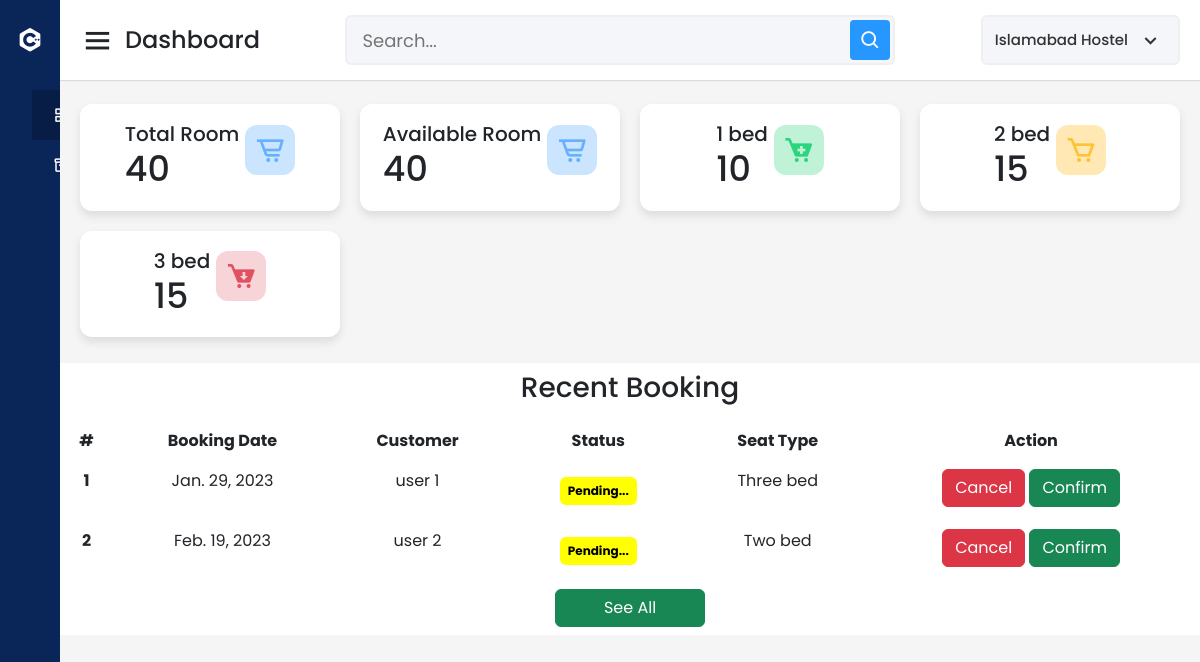
The page /hosteldashboard/ (signed in) on the database its author committed.
### Hostel_app/models.py (models this page shows, shortened)
class Registeredhostels(models.Model):
    name = models.CharField(max_length=100, null=True, default='')
    hostel_number = models.PositiveBigIntegerField(default=0)
    hostel_img = models.ImageField(upload_to="Hostel_img/", null=True, blank=True)
    email = models.EmailField(default='')
    password = models.CharField(max_length=100, default='')
    address = models.TextField(max_length=300, default="", null=True, blank=True)
    city = models.TextField(max_length=100, default='')
    Total_rooms = models.PositiveIntegerField(default=0)
    Available_rooms = models.PositiveIntegerField(default=0)
    One_bed_rooms = models.PositiveIntegerField(default=0)
    Onebed_per_seat_price = models.PositiveIntegerField(default=0)
    Two_bed_rooms = models.PositiveIntegerField(default=0)
    Two_bed_per_seat_price = models.PositiveIntegerField(default=0)
    Three_bed_rooms = models.PositiveIntegerField(default=0)
    Three_bed_per_seat_price = models.PositiveIntegerField(default=0)
    Four_bed_rooms = models.PositiveIntegerField(default=0)
    Four_bed_per_seat_price = models.PositiveIntegerField(default=0)
    Description = models.TextField(default='')
    is_Active = models.BooleanField(default=True)

class Seat_Booking(models.Model):
    Seat = (
        ('one bed', 'one bed'),
        ('Two bed', 'Two bed'),
        ('Three bed', 'Three bed'),
        ('Four bed', 'Four bed'),
    )
    STATUS = (
        ('Pending', 'Pending'),
        ('Conform', 'Conform'),
        ('Cancelled', 'Cancelled'),
    )
    Seat_number = models.CharField(max_length=100, null=True, blank=True)
    customer = models.ForeignKey(Customer, on_delete=models.CASCADE, null=True, default=None)
    hostel = models.ForeignKey(Registeredhostels, on_delete=models.CASCADE, default=None)
    price = models.PositiveIntegerField(default=0)
    booking_status = models.CharField(max_length=50, choices=STATUS, default='Pending')
    seat_type = models.CharField(max_length=200, choices=Seat, null=True)
    Booked_date = models.DateField(default=timezone.now)
    Seat_apply_date = models.DateTimeField(auto_now=True)

class Customer(models.Model):
    name = models.CharField(max_length=200, default='')
    email = models.EmailField(default='')
    address = models.CharField(max_length=200, default='')
    password = models.CharField(max_length=100, default='')
    city = models.CharField(max_length=200, default='')
    menu = models.CharField(max_length=200, default='')
    date_created = models.DateTimeField(auto_now_add=True, null=True)
    forget_password_token = models.CharField(max_length=100, null=True, blank=True)
    is_Active = models.BooleanField(default=True)
    def __str__(self):
        return self.name

### Hostel_app/Middleware/User_auth.py (the view)
    def middleware(request):
        if not request.session.get('Hostel_email'):
            messages.error(request, "Please Login First For Future Operations")
            request.session['required_path'] = request.path
            return redirect('/Login/?next=%s' % request.path)
        response = get_response(request)
        return response

### Hostel_app/Middleware/User_auth.py (called while the page is built)
def HostelUser_middleware(get_response):
    def middleware(request):
        if not request.session.get('Hostel_email'):
            messages.error(request, "Please Login First For Future Operations")
            request.session['required_path'] = request.path
            return redirect('/Login/?next=%s' % request.path)
        response = get_response(request)
        return response
    return middleware

### Hostel_app/views.py (called while the page is built)
@HostelUser_middleware
def hosteldashboard(request):
    Data = {}
    if request.session.get('Hostel_email'):
        Hostel_email = request.session.get('Hostel_email')
        Hostel = Registeredhostels.objects.get(email=Hostel_email)
        Hld = request.session.get('Hostel_id')
        Hostel_id = Registeredhostels.objects.get(id=Hld)
        Booking = Seat_Booking.objects.filter(hostel=Hostel_id)
        Data = {"Hostel": Hostel, 'Booking': Booking}
    return render(request, 'hostelportal.html', Data)

### Hostel_app/templates/hostelportal.html (shortened to what this page needs)
<!DOCTYPE html>
<html lang="en" dir="ltr">
<head>
    <link href="https://cdn.jsdelivr.net/npm/bootstrap@5.2.3/dist/css/bootstrap.min.css" rel="stylesheet"
>
    <link href='https://unpkg.com/boxicons@2.0.7/css/boxicons.min.css' rel='stylesheet'>
</head>
<body>
<div class="sidebar">
    <div class="logo-details">
        <i class='bx bxl-c-plus-plus'></i>
        <span class="logo_name">E-Hostel Management</span>
    </div>
    <ul class="nav-links">
        <li>
            <a href="#" class="active">
                <span class="links_name">Dashboard</span>
            </a>
        </li>
        <li>
            <a href="/dashboard_profile">
                <span class="links_name">Profile</span>
            </a>
    </ul>
</div>
<section class="home-section">
    <nav>
        <div class="sidebar-button">
            <i class='bx bx-menu sidebarBtn'></i>
            <span class="dashboard">Dashboard</span>
        </div>
        <div class="search-box">
            <input type="text" placeholder="Search...">
            <i class='bx bx-search'></i>
        </div>
        <div class="profile-details">
            <span class="admin_name">{{Hostel.name}}</span>
            <i class='bx bx-chevron-down'></i>
        </div>
    </nav>
    <div class="home-content">
        <div class="overview-boxes">
            <div class="box">
                <div class="right-side">
                    <div class="box-topic">Total Room</div>
                    <div class="number">{{Hostel.Total_rooms}}</div>
                </div>
                <i class='bx bx-cart-alt cart'></i>
            </div>
            <div class="box">
                <div class="right-side">
                    <div class="box-topic">Available Room</div>
                    <div class="number">{{Hostel.Available_rooms}}</div>
                </div>
                <i class='bx bx-cart-alt cart'></i>
            </div>
            <div class="box">
                <div class="right-side">
                    <div class="box-topic">1 bed</div>
                    <div class="number">{{Hostel.One_bed_rooms}}</div>
                </div>
                <i class='bx bxs-cart-add cart two'></i>
            </div>
            <div class="box">
                <div class="right-side">
                    <div class="box-topic">2 bed</div>
                    <div class="number">{{Hostel.Two_bed_rooms}}</div>
                </div>
                <i class='bx bx-cart cart three'></i>
            </div>
            <div class="box" style="margin-top:20px;">
                <div class="right-side">
                    <div class="box-topic">3 bed</div>
                    <div class="number">{{Hostel.Three_bed_rooms}}</div>
                </div>
                <i class='bx bxs-cart-download cart four'></i>
            </div>
        </div>
        <div class="box">
            <table class="table table-responsive bg-white table-borderless">
                <thead align="center">
                <tr>
                    <th colspan="6" class="text-center">
                        <h3>Recent Booking</h3>
                    </th>
                </tr>
                <tr>
                    <th scope="col">#</th>
                    <th scope="col">Booking Date</th>
                    <th scope="col">Customer</th>
                    <th scope="col">Status</th>
                    <th scope="col">Seat Type</th>
                    <th>Action</th>
                </tr>
                </thead>
                <tbody class="table-group-divider" align="center">
                {% for i in Booking %}
                <tr>
                    <th scope="row">{{forloop.counter}}</th>
                    <td>{{i.Booked_date}}</td>
                    <td>{{i.customer}}</td>
                    {% if i.booking_status == 'Conform' %}
                    <td class="badge m-3" style="background-color:green">{{i.booking_status}}</td>
                    {% elif  i.booking_status == 'Cancelled' %}
                    <td class="badge m-3" style="background-color:red">{{i.booking_status}}</td>
                    {% else %}
                    <td class="badge m-3" style="background-color:yellow; color:black">{{i.booking_status}}...</td>
                    {% endif %}
                    <td>{{i.seat_type}}</td>
                    <td>
                        {% if i.booking_status == 'Pending' %}
                            <a data-bs-toggle="modal"
                               href="#Cancel{{i.id}}" role="button" class="btn btn-danger">
                                Cancel
                            </a>
                            <a data-bs-toggle="modal"
                               href="#Confirm{{i.id}}" role="button" class="btn btn-success">
                                Confirm
                            </a>
                        {% elif  i.booking_status == 'Cancelled' %}
                           <h5 style="color:red">Booking Canceled</h5>
                        {% else %}
                              <a data-bs-toggle="modal"
                               href="#Cancel{{i.id}}" role="button" class="btn btn-danger">
                                Cancel
                            </a>
                        {% endif %}
                    </td>
                </tr>
                {% endfor %}
                <tr>
                    <td colspan="6">
                        <button class="btn btn-success" style="min-width:150px">
                            See All
                        </button>
                    </td>
                </tr>
                </tbody>
            </table>
        </div>
    </div>
</section>
</body>
</html>

### Hostel_app/templates/hostelportal.html (style rules this page uses)
* { margin: 0; padding: 0; box-sizing: border-box; font-family: 'Poppins', sans-serif; }
.sidebar { position: fixed; height: 100%; width: 240px; background: #0A2558; transition: all 0.5s ease; }
.sidebar .logo-details { height: 80px; display: flex; align-items: center; }
.sidebar .logo-details i { font-size: 28px; font-weight: 500; color: #fff; min-width: 60px; text-align: center }
.sidebar .logo-details .logo_name { color: #fff; font-size: 24px; font-weight: 500; }
.sidebar .nav-links { margin-top: 10px; }
.sidebar .nav-links li { position: relative; list-style: none; height: 50px; }
.sidebar .nav-links li a { height: 100%; width: 100%; display: flex; align-items: center; text-decoration: none; transition: all 0.4s ease; }
.sidebar .nav-links li a.active { background: #081D45; }
.sidebar .nav-links li a .links_name { color: #fff; font-size: 15px; font-weight: 400; white-space: nowrap; }
.home-section { position: relative; background: #f5f5f5; min-height: 100vh; width: calc(100% - 240px); left: 240px; transition: all 0.5s ease; }
.home-section nav { display: flex; justify-content: space-between; height: 80px; background: #fff; display: flex; align-items: center; position: fixed; width: calc(100% - 240px); left: 240px; z-index: 100; padding: 0 20px; box-shadow: 0 1px 1px rgba(0, 0, 0, 0.1); transition: all 0.5s ease; }
.home-section nav .sidebar-button { display: flex; align-items: center; font-size: 24px; font-weight: 500; }
nav .sidebar-button i { font-size: 35px; margin-right: 10px; }
.home-section nav .search-box { position: relative; height: 50px; max-width: 550px; width: 100%; margin: 0 20px; }
nav .search-box input { height: 100%; width: 100%; outline: none; background: #F5F6FA; border: 2px solid #EFEEF1; border-radius: 6px; font-size: 18px; padding: 0 15px; }
nav .search-box .bx-search { position: absolute; height: 40px; width: 40px; background: #2697FF; right: 5px; top: 50%; transform: translateY(-50%); border-radius: 4px; line-height: 40px; text-align: center; color: #fff; font-size: 22px; transition: all 0.4 ease; }
.home-section nav .profile-details { display: flex; align-items: center; background: #F5F6FA; border: 2px solid #EFEEF1; border-radius: 6px; height: 50px; min-width: 190px; padding: 0 15px 0 2px; }
nav .profile-details .admin_name { font-size: 15px; font-weight: 500; color: #333; margin: 0 10px; white-space: nowrap; }
nav .profile-details i { font-size: 25px; color: #333; }
.home-section .home-content { position: relative; padding-top: 104px; }
.home-content .overview-boxes { display: flex; align-items: center; justify-content: space-between; flex-wrap: wrap; padding: 0 20px; margin-bottom: 26px; }
.overview-boxes .box { display: flex; align-items: center; justify-content: center; width: calc(100% / 4 - 15px); background: #fff; padding: 15px 14px; border-radius: 12px; box-shadow: 0 5px 10px rgba(0,0,0,0.1); }
.overview-boxes .box-topic { font-size: 20px; font-weight: 500; }
.home-content .box .number { display: inline-block; font-size: 35px; margin-top: -6px; font-weight: 500; }
.home-content .box .cart { display: inline-block; font-size: 32px; height: 50px; width: 50px; background: #cce5ff; line-height: 50px; text-align: center; color: #66b0ff; border-radius: 12px; margin: -15px 0 0 6px; }
.home-content .box .cart.two { color: #2BD47D; background: #C0F2D8; }
.home-content .box .cart.three { color: #ffc233; background: #ffe8b3; }
.home-content .box .cart.four { color: #e05260; background: #f7d4d7; }
@media (max-width: 1240px) { .sidebar { width: 60px; } }
@media (max-width: 1240px) { .home-section { width: calc(100% - 60px); left: 60px; } }
@media (max-width: 1240px) { .home-section nav { width: calc(100% - 60px); left: 60px; } }

### rows shown on the page
Registeredhostels: name "Islamabad Hostel", Total_rooms "40", Available_rooms "40", One_bed_rooms "10", Two_bed_rooms "15", Three_bed_rooms "15"
Seat_Booking: Booked_date "Jan. 29, 2023", customer "user 1", booking_status "Pending", seat_type "Three bed"
Seat_Booking: Booked_date "Feb. 19, 2023", customer "user 2", booking_status "Pending", seat_type "Two bed"
